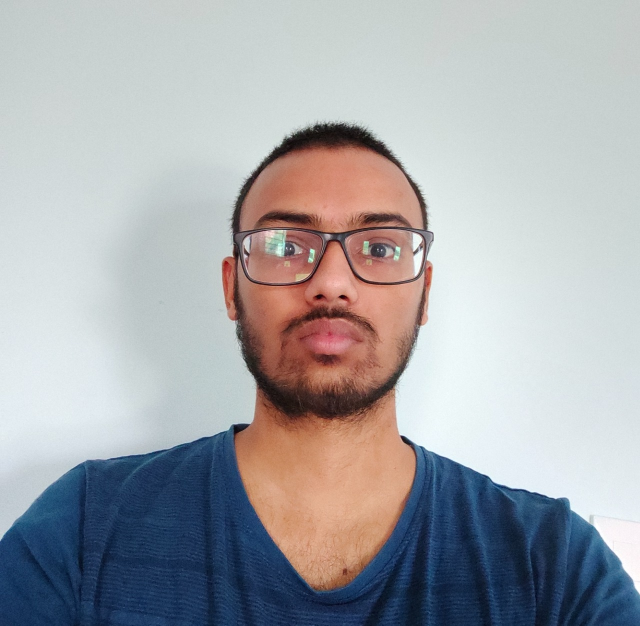
#> input picture Assignment8/10.jpeg, 1280 x 1251 px, given in place of 10.jpg, which was not available (shown at 1/2 size)
$ jupyter execute --allow-errors 'CV_Assignment 8.ipynb'
#> lines starting #> are read from the running program, lines starting #| are printed output that depends on the picture; pictures that were not available may be replaced by others from this repository, and a replacement may not be noted
[cell 1]
import cv2
import numpy as np

[cell 2]
img_ref = cv2.imread("10.jpg")
#> img_ref is the input picture: shape (1251, 1280, 3); mean B, G, R 171.2, 167.5, 166.2
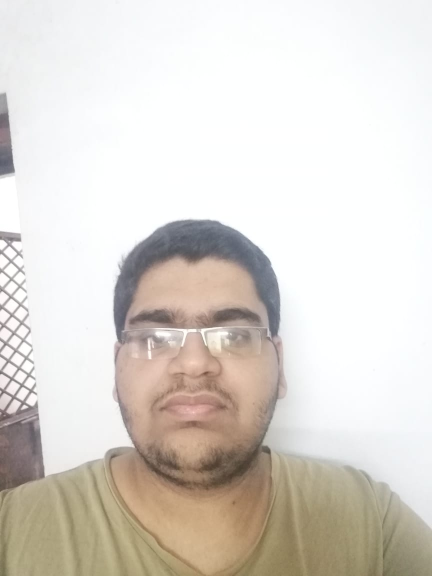
#> input picture Assignment8/h1.jpeg, 864 x 1152 px (shown at 1/2 size)
#> further down, img_ref is the input picture: shape (1152, 864, 3); mean B, G, R 208.3, 215, 220.7
#> `img_ref = cv2.resize(img_ref, (960, 540))`:
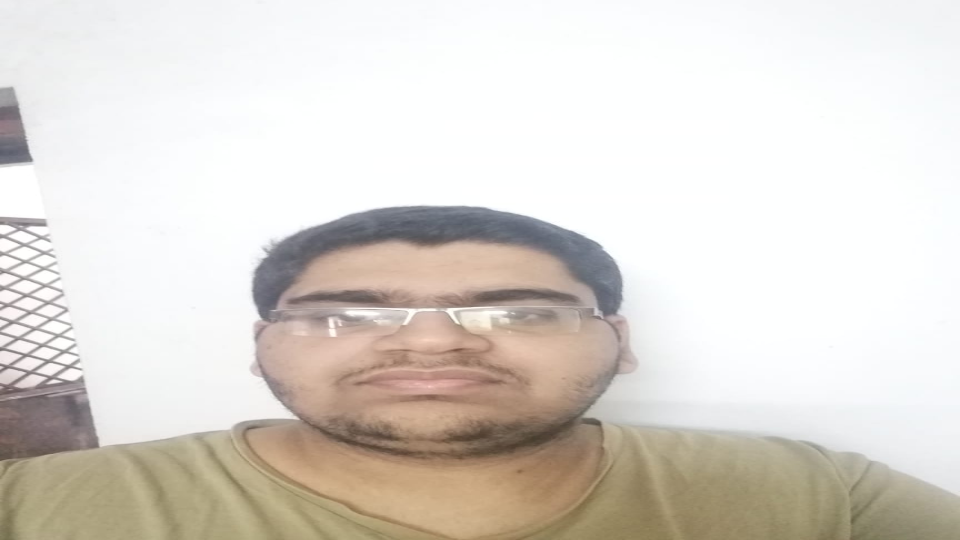
#> img_ref: shape (540, 960, 3); mean B, G, R 208.2, 215, 220.6
#> `kp_1, desc_1 = sift.detectAndCompute(img_ref, None)`: kp_1 = 449 keypoints; strongest (x, y, size): (283, 276, 47.1), (591, 273, 43.9), (41, 223, 6.1), (67, 367, 4.1)
#> `kp_2, desc_2 = sift.detectAndCompute(img, None)`: kp_2 has the same summary as kp_1
#| Key points 1st image 449
#| Key points 2nd image 449
#> `matches = flann.knnMatch(desc_1, desc_2, k=2)`: matches = 449 matches
#> (printed output is left out)
#> `points = min(len(kp_1), len(kp_2))`: points = 449
#> `perc = len(good_points)/points * 100`: perc = 100
#> `result = cv2.drawMatches(img_ref, kp_1, img, kp_2, good_points, None)`:
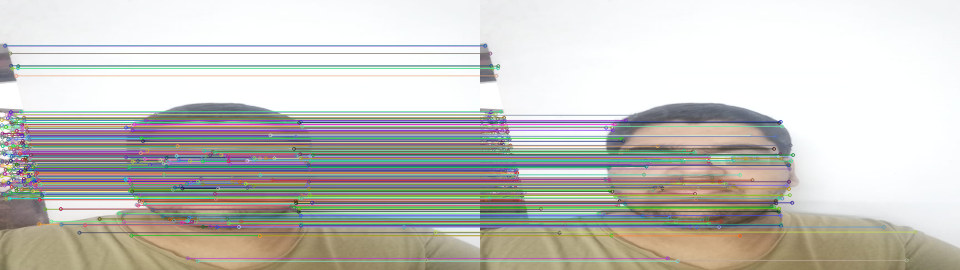
#> result: shape (540, 1920, 3) (shown at 1/2 size); mean B, G, R 190.7, 196.5, 198
#> `result = cv2.resize(result, (960, 540))`:
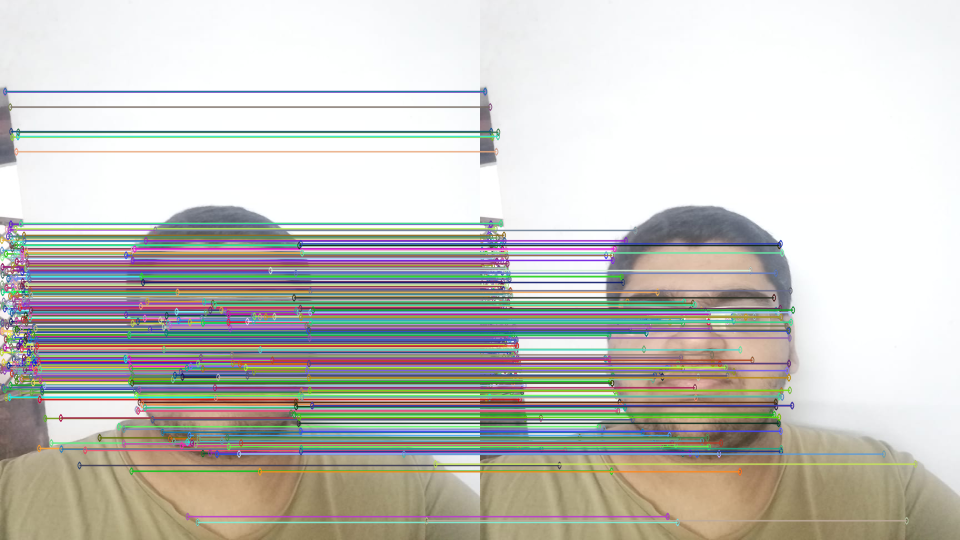
#> result: shape (540, 960, 3); mean B, G, R 190.8, 196.6, 198.1
#> `result = cv2.drawMatches(img_ref, kp_1, img, kp_2, good_points, None)`:
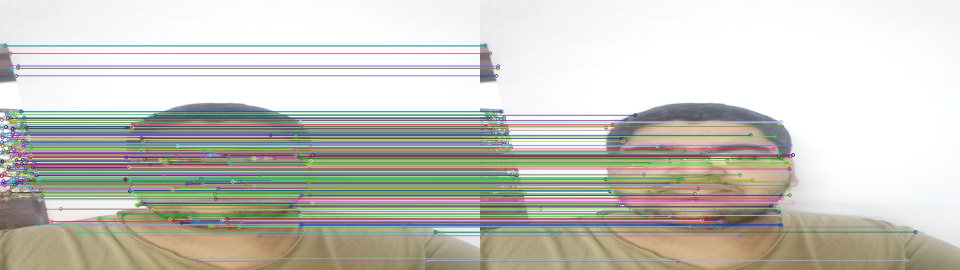
#> result: shape (540, 1920, 3) (shown at 1/2 size); mean B, G, R 190.3, 198.5, 199.2
#> `result = cv2.resize(result, (960, 540))`:
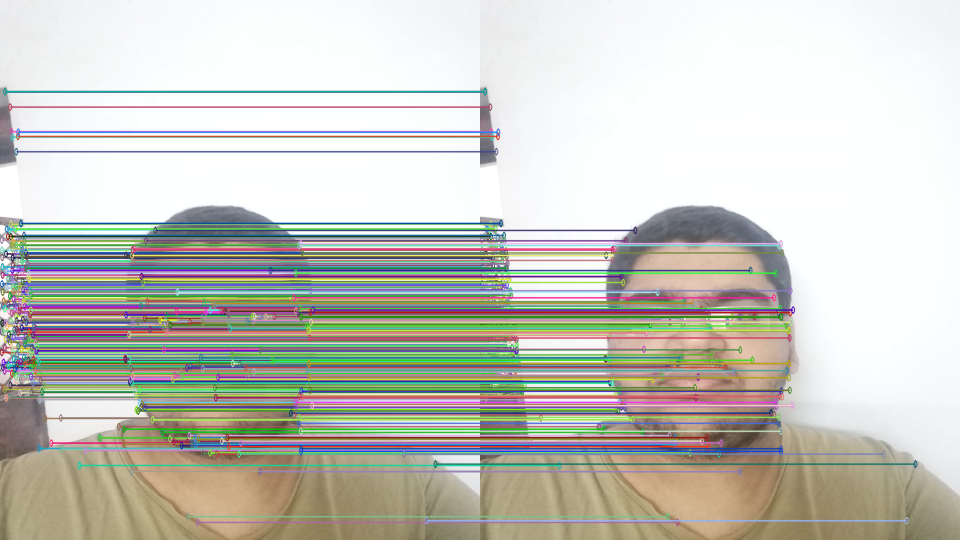
#> result: shape (540, 960, 3); mean B, G, R 190.3, 198.6, 199.3

sift = cv2.xfeatures2d.SIFT_create()
#> (the rest of this cell did not finish here and is left out)

[cell 3]
images = ["h1.jpeg", "h2.jpeg", "h3.jpeg", "h4.jpeg", "h5.jpeg", "h6.jpeg", "h7.jpeg", "h8.jpeg",
          "j1.jpeg", "j2.jpeg", "j3.jpeg", "j4.jpeg", "j5.jpeg", "j6.jpeg", "j7.jpeg", "j8.jpeg", "j9.jpeg", "j10.jpeg",
          "2.jpeg", "3.jpeg", "4.jpeg", "5.jpeg", "6.jpeg", "7.jpeg", "8.jpeg", "9.jpeg", "11.jpeg", "12.jpeg"]#30 images
img_refs = ["h1.jpeg", "j1.jpeg", "12.jpeg"] #3 images
names = ["Himanshu", "Jyothish", "Ram"]

output = []

k=0
#> (the rest of this cell did not finish here and is left out)

[cell 4]
# To tell how similar the images are we need to put some proportion
from pnslib import utils

img = cv2.imread("1.jpg")

#> (the rest of this cell did not finish here and is left out)

[cell 5]
images = ["h1.jpeg", "h2.jpeg", "h3.jpeg", "h4.jpeg", "h5.jpeg", "h6.jpeg", "h7.jpeg", "h8.jpeg", "h9.jpeg", "h10.jpeg",
          "j1.jpeg", "j2.jpeg", "j3.jpeg", "j4.jpeg", "j5.jpeg", "j6.jpeg", "j7.jpeg", "j8.jpeg", "j9.jpeg", "j10.jpeg",
          "2.jpeg", "3.jpeg", "4.jpeg", "5.jpeg", "6.jpeg", "7.jpeg", "8.jpeg", "9.jpeg", "11.jpeg", "12.jpeg"]#30 images
img_refs = ["h1.jpeg", "j1.jpeg", "12.jpeg"] #3 images
names = ["Himanshu", "Jyothish", "Ram Mohan"]

output = []

k=0
#> (the rest of this cell did not finish here and is left out)

[cell 6]
# Practice
m = [[5, 4, 1], [2, 8, 0], [2, 1, 7]]
#> m = [[5, 4, 1], [2, 8, 0], [2, 1, 7]]
names = ["Himanshu", "Jyothish", "Ram Mohan"]
print("\t Himanshu \t jyothish \t Ram Mohan")


for i in range(3):
    print(names[i], "\t", end="")
    for j in m[i]:
        print(j, "\t\t", end="")
    print()
